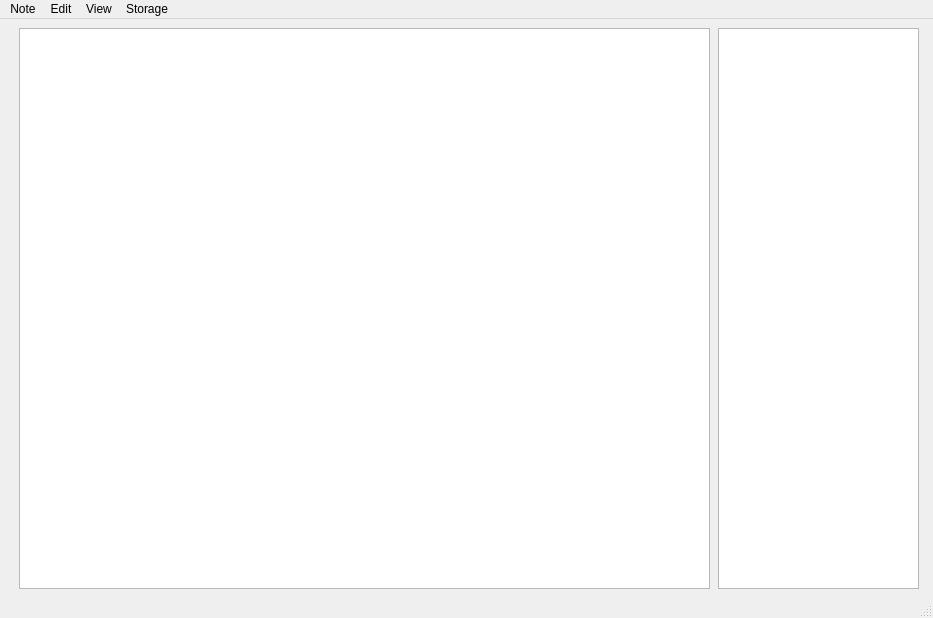
<?xml version="1.0" encoding="UTF-8"?>
<ui version="4.0">
 <class>MainWindow</class>
 <widget class="QMainWindow" name="MainWindow">
  <property name="geometry">
   <rect>
    <x>0</x>
    <y>0</y>
    <width>933</width>
    <height>618</height>
   </rect>
  </property>
  <property name="windowTitle">
   <string>Notepad</string>
  </property>
  <widget class="QWidget" name="centralwidget">
   <widget class="QWidget" name="">
    <property name="geometry">
     <rect>
      <x>718</x>
      <y>9</y>
      <width>201</width>
      <height>561</height>
     </rect>
    </property>
    <layout class="QHBoxLayout" name="horizontalLayout">
     <item>
      <widget class="QTableView" name="tableView"/>
     </item>
    </layout>
   </widget>
   <widget class="QWidget" name="">
    <property name="geometry">
     <rect>
      <x>19</x>
      <y>9</y>
      <width>691</width>
      <height>561</height>
     </rect>
    </property>
    <layout class="QHBoxLayout" name="horizontalLayout_3">
     <item>
      <widget class="QTextEdit" name="textEdit"/>
     </item>
    </layout>
   </widget>
  </widget>
  <widget class="QMenuBar" name="menubar">
   <property name="geometry">
    <rect>
     <x>0</x>
     <y>0</y>
     <width>933</width>
     <height>22</height>
    </rect>
   </property>
   <widget class="QMenu" name="menuNew">
    <property name="font">
     <font>
      <family>Ubuntu</family>
     </font>
    </property>
    <property name="title">
     <string>Note</string>
    </property>
    <addaction name="actionNew"/>
    <addaction name="actionSave"/>
    <addaction name="actionExport"/>
    <addaction name="actionDelete"/>
    <addaction name="actionExit"/>
    <addaction name="actionThrowToOtherStorage"/>
   </widget>
   <widget class="QMenu" name="menuEdit">
    <property name="font">
     <font>
      <family>Ubuntu</family>
     </font>
    </property>
    <property name="title">
     <string>Edit</string>
    </property>
    <addaction name="actionCopy"/>
    <addaction name="actionPaste"/>
    <addaction name="actionCut"/>
    <addaction name="actionUndo"/>
    <addaction name="actionRedo"/>
   </widget>
   <widget class="QMenu" name="menuView">
    <property name="font">
     <font>
      <family>Ubuntu</family>
     </font>
    </property>
    <property name="title">
     <string>View</string>
    </property>
    <widget class="QMenu" name="menuSort_by">
     <property name="title">
      <string>Sort by</string>
     </property>
     <addaction name="actionName"/>
     <addaction name="actionDate"/>
    </widget>
    <addaction name="menuSort_by"/>
   </widget>
   <widget class="QMenu" name="menuStorage">
    <property name="font">
     <font>
      <family>Ubuntu</family>
     </font>
    </property>
    <property name="title">
     <string>Storage</string>
    </property>
    <addaction name="actionSwitchStorage"/>
   </widget>
   <addaction name="menuNew"/>
   <addaction name="menuEdit"/>
   <addaction name="menuView"/>
   <addaction name="menuStorage"/>
  </widget>
  <widget class="QStatusBar" name="statusbar"/>
  <action name="actionOpen">
   <property name="text">
    <string>Open</string>
   </property>
  </action>
  <action name="actionSave">
   <property name="text">
    <string>Save </string>
   </property>
   <property name="toolTip">
    <string>Save current note</string>
   </property>
   <property name="font">
    <font>
     <family>Ubuntu</family>
    </font>
   </property>
   <property name="shortcut">
    <string>Ctrl+S</string>
   </property>
  </action>
  <action name="actionExit">
   <property name="text">
    <string>Exit</string>
   </property>
   <property name="font">
    <font>
     <family>Ubuntu</family>
    </font>
   </property>
  </action>
  <action name="actionCopy">
   <property name="text">
    <string>Copy</string>
   </property>
   <property name="font">
    <font>
     <family>Ubuntu</family>
    </font>
   </property>
   <property name="shortcut">
    <string>Ctrl+C</string>
   </property>
  </action>
  <action name="actionPaste">
   <property name="text">
    <string>Paste</string>
   </property>
   <property name="font">
    <font>
     <family>Ubuntu</family>
    </font>
   </property>
   <property name="shortcut">
    <string>Ctrl+V</string>
   </property>
  </action>
  <action name="actionCut">
   <property name="text">
    <string>Cut</string>
   </property>
   <property name="font">
    <font>
     <family>Ubuntu</family>
    </font>
   </property>
   <property name="shortcut">
    <string>Ctrl+X</string>
   </property>
  </action>
  <action name="actionUndo">
   <property name="text">
    <string>Undo</string>
   </property>
   <property name="font">
    <font>
     <family>Ubuntu</family>
    </font>
   </property>
   <property name="shortcut">
    <string>Ctrl+Z</string>
   </property>
  </action>
  <action name="actionRedo">
   <property name="text">
    <string>Redo</string>
   </property>
   <property name="font">
    <font>
     <family>Ubuntu</family>
    </font>
   </property>
  </action>
  <action name="actionNew">
   <property name="text">
    <string>New</string>
   </property>
   <property name="toolTip">
    <string>Create a new note</string>
   </property>
   <property name="font">
    <font>
     <family>Ubuntu</family>
    </font>
   </property>
   <property name="shortcut">
    <string>Ctrl+N</string>
   </property>
  </action>
  <action name="actionName">
   <property name="text">
    <string>Name</string>
   </property>
   <property name="font">
    <font>
     <family>Ubuntu</family>
    </font>
   </property>
  </action>
  <action name="actionDate">
   <property name="text">
    <string>Date</string>
   </property>
   <property name="font">
    <font>
     <family>Ubuntu</family>
    </font>
   </property>
  </action>
  <action name="actionDelete">
   <property name="text">
    <string>Delete</string>
   </property>
  </action>
  <action name="actionExport">
   <property name="text">
    <string>Export all</string>
   </property>
  </action>
  <action name="actionSwitchStorage">
   <property name="text">
    <string>Switch to archive</string>
   </property>
  </action>
  <action name="actionThrowToOtherStorage">
   <property name="text">
    <string>Throw to archive</string>
   </property>
  </action>
 </widget>
 <resources/>
 <connections/>
</ui>
